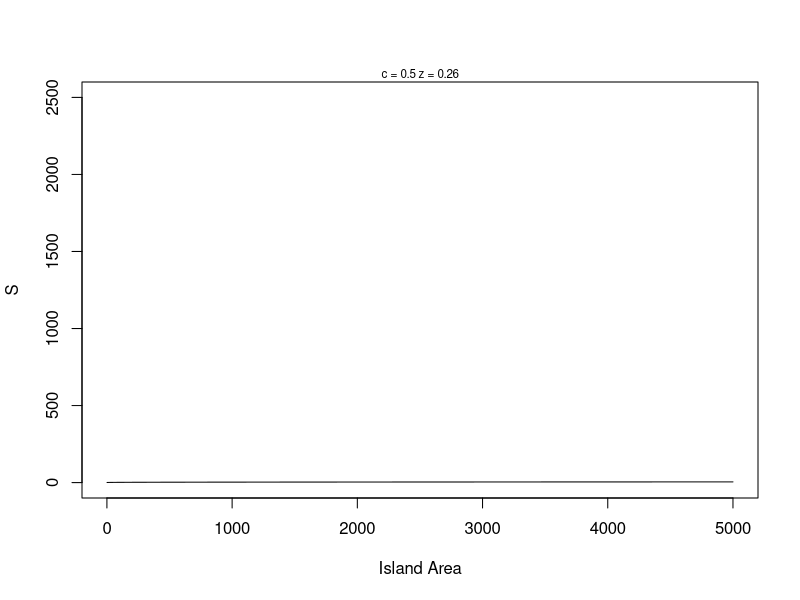
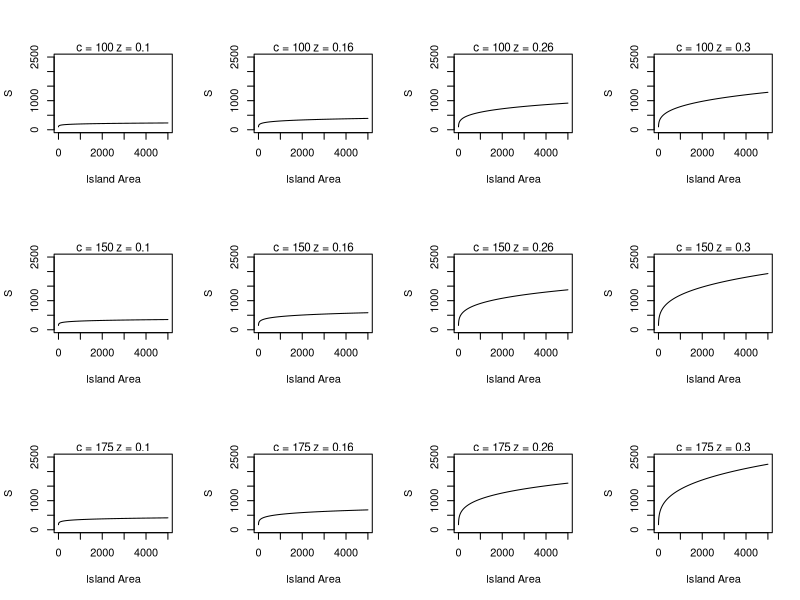
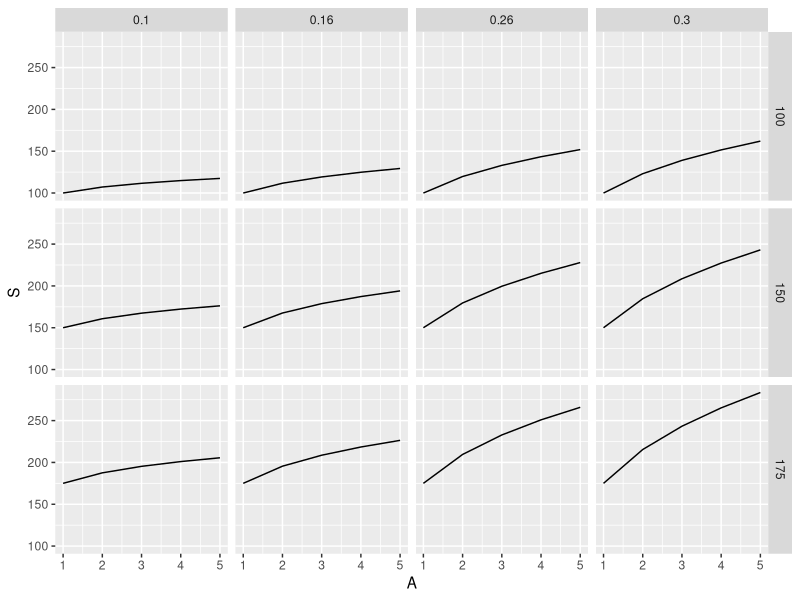
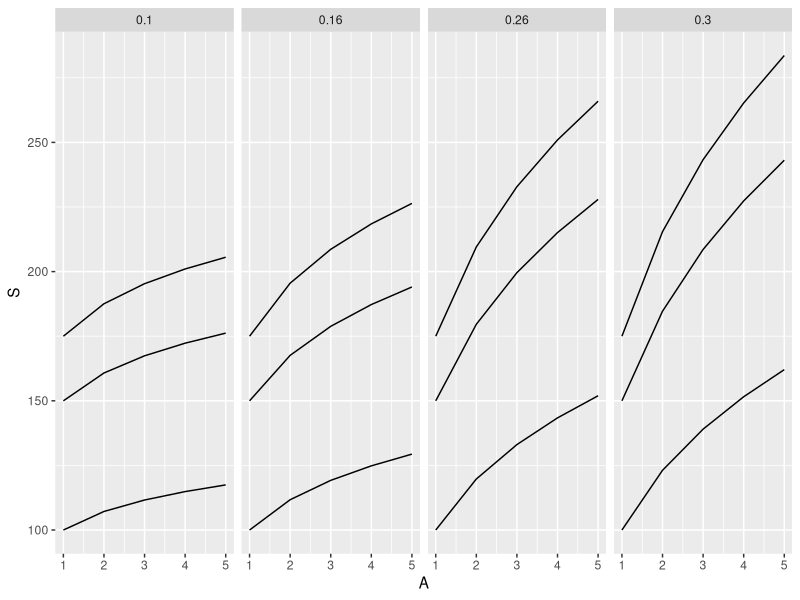

These figures' R source, in order:
# Plotting function, sweeping parameters
# March 29, 2018
# EAT

setwd("~/Documents/UVM_2018/FirstProject")


# Use differing numbers or matrix rows and columns
z <- matrix(runif(9),nrow=3)
z[3,3]
z <- matrix(runif(20),nrow=5)
z[5,4] # no error

# using double for loops
m <- matrix(round(runif(20),digits = 2),nrow = 5)
print(m)

# loop over rows
for (i in 1:nrow(m)) {
  m[i,] <- m[i,] + i
}
print(m)
# loop over columns
m <- matrix(round(runif(20),digits = 2),nrow = 5)
for (j in 1:ncol(m)) {
  m[,j] <- m[,j] + j
}
print(m)
# loop over rows and columns
m <- matrix(round(runif(20),digits = 2),nrow = 5)
for (i in 1:nrow(m)) {
  for (j in 1:ncol(m)) {
    m[i,j] <- m[i,j] + i + j
  }
}
print(m)

# Sweeping over parameters in an equation

# S = cA^z

###################################
# Function: SpeciesAreaCurve
# Creates power function for relationship of S and A
# input: A = vector of island areas
# input: c = intercept constant
# input: z = slope constant
# output: S = vector of species richness values
#---------------------------------
SpeciesAreaCurve <- function(A=1:5000,c=0.5,z=0.26) {
  S <- c*(A^z)
  return(S)
}


# head(SpeciesAreaCurve())

###################################
# Function: SpeciesAreaPlot
# plot curve in base graphics
# input: A = vector of areas
# input: c = intercept
# input: z = slope
# output: base graph with parameter values
#---------------------------------
SpeciesAreaPlot <- function(A=1:5000,c=0.5,z=0.26) {
  plot(x=A,y=SpeciesAreaCurve(A,c,z),type = "l",xlab = "Island Area",ylab = "S",ylim = c(0,2500))
  mtext(paste("c =",c,"z =",z),cex=0.7)
  return()
}
SpeciesAreaPlot()

# now build a grid of plots
# each with different parameter values
# global variables
cPars <- c(100,150,175)
zPars <- c(0.10,0.16,0.26,0.30)
par(mfrow=c(3,4)) # graphic parameters in base R

# enter into double loop for plotting
for (i in 1:length(cPars)) {
  for (j in 1:length(zPars)) {
    SpeciesAreaPlot(c=cPars[i],z=zPars[j])
  }
}
par(mfrow=c(1,1))
# plotting redux with ggplot
library(ggplot2)

cPars <- c(100,150,175)
zPars <- c(0.10,0.16,0.26,0.30)
Area <- 1:5
# ggplot requires data frame
# set up model frame
modelFrame <- expand.grid(c=cPars,z=zPars,A=Area)
modelFrame
modelFrame$S <- NA
modelFrame

# tricky double for loop for filling new data frame
for (i in 1:length(cPars)) {
  for (j in 1:length(zPars)) {
    modelFrame[modelFrame$c==cPars[i] & modelFrame$z==zPars[j], "S"] <- SpeciesAreaCurve(A=Area,c=cPars[i],z=zPars[j])
  }
}
modelFrame

p1 <- ggplot(data=modelFrame)
p1 + geom_line(mapping=aes(x=A,y=S)) + facet_grid(c~z)

p2 <- p1
p2 + geom_line(mapping=aes(x=A,y=S,group=c)) + facet_grid(.~z)
